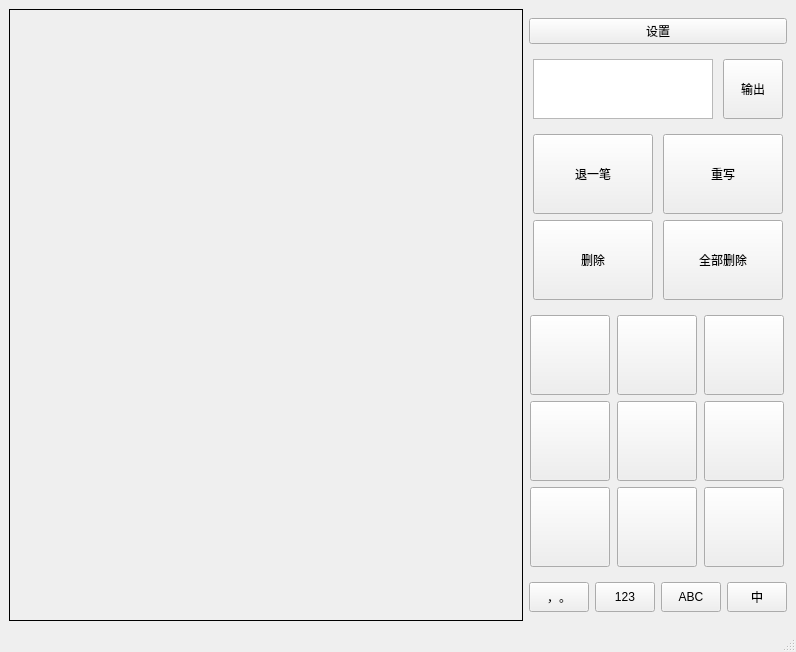
<?xml version="1.0" encoding="UTF-8"?>
<ui version="4.0">
 <class>MainWindow</class>
 <widget class="QMainWindow" name="MainWindow">
  <property name="geometry">
   <rect>
    <x>0</x>
    <y>0</y>
    <width>796</width>
    <height>652</height>
   </rect>
  </property>
  <property name="windowTitle">
   <string>MainWindow</string>
  </property>
  <widget class="QWidget" name="centralwidget">
   <layout class="QHBoxLayout" name="horizontalLayout_4">
    <item>
     <layout class="QHBoxLayout" name="horizontalLayout_3">
      <item>
       <widget class="QLabel" name="label">
        <property name="minimumSize">
         <size>
          <width>500</width>
          <height>550</height>
         </size>
        </property>
        <property name="maximumSize">
         <size>
          <width>16777215</width>
          <height>16777215</height>
         </size>
        </property>
        <property name="frameShape">
         <enum>QFrame::Box</enum>
        </property>
        <property name="text">
         <string/>
        </property>
       </widget>
      </item>
      <item>
       <layout class="QVBoxLayout" name="verticalLayout">
        <item>
         <widget class="QPushButton" name="Btn_set">
          <property name="text">
           <string>设置</string>
          </property>
         </widget>
        </item>
        <item>
         <layout class="QHBoxLayout" name="horizontalLayout">
          <item>
           <widget class="QTextEdit" name="textEdit">
            <property name="minimumSize">
             <size>
              <width>180</width>
              <height>60</height>
             </size>
            </property>
            <property name="maximumSize">
             <size>
              <width>180</width>
              <height>60</height>
             </size>
            </property>
           </widget>
          </item>
          <item>
           <widget class="QPushButton" name="Btn_output">
            <property name="minimumSize">
             <size>
              <width>60</width>
              <height>60</height>
             </size>
            </property>
            <property name="maximumSize">
             <size>
              <width>60</width>
              <height>60</height>
             </size>
            </property>
            <property name="text">
             <string>输出</string>
            </property>
           </widget>
          </item>
         </layout>
        </item>
        <item>
         <layout class="QGridLayout" name="gridLayout_2">
          <item row="2" column="0">
           <widget class="QPushButton" name="Btn_delete">
            <property name="minimumSize">
             <size>
              <width>120</width>
              <height>80</height>
             </size>
            </property>
            <property name="maximumSize">
             <size>
              <width>120</width>
              <height>80</height>
             </size>
            </property>
            <property name="text">
             <string>删除</string>
            </property>
           </widget>
          </item>
          <item row="0" column="0">
           <widget class="QPushButton" name="Btn_undo">
            <property name="minimumSize">
             <size>
              <width>120</width>
              <height>80</height>
             </size>
            </property>
            <property name="maximumSize">
             <size>
              <width>120</width>
              <height>80</height>
             </size>
            </property>
            <property name="text">
             <string>退一笔</string>
            </property>
           </widget>
          </item>
          <item row="2" column="1">
           <widget class="QPushButton" name="Btn_deleteall">
            <property name="minimumSize">
             <size>
              <width>120</width>
              <height>80</height>
             </size>
            </property>
            <property name="maximumSize">
             <size>
              <width>120</width>
              <height>80</height>
             </size>
            </property>
            <property name="text">
             <string>全部删除</string>
            </property>
           </widget>
          </item>
          <item row="0" column="1">
           <widget class="QPushButton" name="Btn_clear">
            <property name="minimumSize">
             <size>
              <width>120</width>
              <height>80</height>
             </size>
            </property>
            <property name="maximumSize">
             <size>
              <width>120</width>
              <height>80</height>
             </size>
            </property>
            <property name="text">
             <string>重写</string>
            </property>
           </widget>
          </item>
         </layout>
        </item>
        <item>
         <layout class="QGridLayout" name="gridLayout">
          <item row="0" column="0">
           <widget class="QPushButton" name="Btn_word1">
            <property name="minimumSize">
             <size>
              <width>80</width>
              <height>80</height>
             </size>
            </property>
            <property name="maximumSize">
             <size>
              <width>80</width>
              <height>80</height>
             </size>
            </property>
            <property name="text">
             <string/>
            </property>
           </widget>
          </item>
          <item row="0" column="1">
           <widget class="QPushButton" name="Btn_word2">
            <property name="minimumSize">
             <size>
              <width>80</width>
              <height>80</height>
             </size>
            </property>
            <property name="maximumSize">
             <size>
              <width>80</width>
              <height>80</height>
             </size>
            </property>
            <property name="text">
             <string/>
            </property>
           </widget>
          </item>
          <item row="0" column="2">
           <widget class="QPushButton" name="Btn_word3">
            <property name="minimumSize">
             <size>
              <width>80</width>
              <height>80</height>
             </size>
            </property>
            <property name="maximumSize">
             <size>
              <width>80</width>
              <height>80</height>
             </size>
            </property>
            <property name="text">
             <string/>
            </property>
           </widget>
          </item>
          <item row="1" column="0">
           <widget class="QPushButton" name="Btn_word4">
            <property name="minimumSize">
             <size>
              <width>80</width>
              <height>80</height>
             </size>
            </property>
            <property name="maximumSize">
             <size>
              <width>80</width>
              <height>80</height>
             </size>
            </property>
            <property name="text">
             <string/>
            </property>
           </widget>
          </item>
          <item row="1" column="1">
           <widget class="QPushButton" name="Btn_word5">
            <property name="minimumSize">
             <size>
              <width>80</width>
              <height>80</height>
             </size>
            </property>
            <property name="maximumSize">
             <size>
              <width>80</width>
              <height>80</height>
             </size>
            </property>
            <property name="text">
             <string/>
            </property>
           </widget>
          </item>
          <item row="1" column="2">
           <widget class="QPushButton" name="Btn_word6">
            <property name="minimumSize">
             <size>
              <width>80</width>
              <height>80</height>
             </size>
            </property>
            <property name="maximumSize">
             <size>
              <width>80</width>
              <height>80</height>
             </size>
            </property>
            <property name="text">
             <string/>
            </property>
           </widget>
          </item>
          <item row="2" column="0">
           <widget class="QPushButton" name="Btn_word7">
            <property name="minimumSize">
             <size>
              <width>80</width>
              <height>80</height>
             </size>
            </property>
            <property name="maximumSize">
             <size>
              <width>80</width>
              <height>80</height>
             </size>
            </property>
            <property name="text">
             <string/>
            </property>
           </widget>
          </item>
          <item row="2" column="1">
           <widget class="QPushButton" name="Btn_word8">
            <property name="minimumSize">
             <size>
              <width>80</width>
              <height>80</height>
             </size>
            </property>
            <property name="maximumSize">
             <size>
              <width>80</width>
              <height>80</height>
             </size>
            </property>
            <property name="text">
             <string/>
            </property>
           </widget>
          </item>
          <item row="2" column="2">
           <widget class="QPushButton" name="Btn_word9">
            <property name="minimumSize">
             <size>
              <width>80</width>
              <height>80</height>
             </size>
            </property>
            <property name="maximumSize">
             <size>
              <width>80</width>
              <height>80</height>
             </size>
            </property>
            <property name="text">
             <string/>
            </property>
           </widget>
          </item>
         </layout>
        </item>
        <item>
         <layout class="QHBoxLayout" name="horizontalLayout_2">
          <item>
           <widget class="QPushButton" name="Btn_symbol">
            <property name="minimumSize">
             <size>
              <width>60</width>
              <height>30</height>
             </size>
            </property>
            <property name="maximumSize">
             <size>
              <width>60</width>
              <height>29</height>
             </size>
            </property>
            <property name="text">
             <string>，。</string>
            </property>
           </widget>
          </item>
          <item>
           <widget class="QPushButton" name="Btn_number">
            <property name="minimumSize">
             <size>
              <width>60</width>
              <height>30</height>
             </size>
            </property>
            <property name="maximumSize">
             <size>
              <width>60</width>
              <height>29</height>
             </size>
            </property>
            <property name="text">
             <string>123</string>
            </property>
           </widget>
          </item>
          <item>
           <widget class="QPushButton" name="Btn_English">
            <property name="minimumSize">
             <size>
              <width>60</width>
              <height>30</height>
             </size>
            </property>
            <property name="maximumSize">
             <size>
              <width>60</width>
              <height>29</height>
             </size>
            </property>
            <property name="text">
             <string>ABC</string>
            </property>
           </widget>
          </item>
          <item>
           <widget class="QPushButton" name="Btn_handwrite">
            <property name="minimumSize">
             <size>
              <width>60</width>
              <height>30</height>
             </size>
            </property>
            <property name="maximumSize">
             <size>
              <width>60</width>
              <height>29</height>
             </size>
            </property>
            <property name="text">
             <string>中</string>
            </property>
           </widget>
          </item>
         </layout>
        </item>
       </layout>
      </item>
     </layout>
    </item>
   </layout>
  </widget>
  <widget class="QMenuBar" name="menubar">
   <property name="geometry">
    <rect>
     <x>0</x>
     <y>0</y>
     <width>796</width>
     <height>26</height>
    </rect>
   </property>
  </widget>
  <widget class="QStatusBar" name="statusbar"/>
 </widget>
 <resources/>
 <connections/>
 <slots>
  <slot>on_Btn_word1_clicked()</slot>
  <slot>on_Btn_word2_clicked()</slot>
  <slot>on_Btn_word3_clicked()</slot>
 </slots>
</ui>
